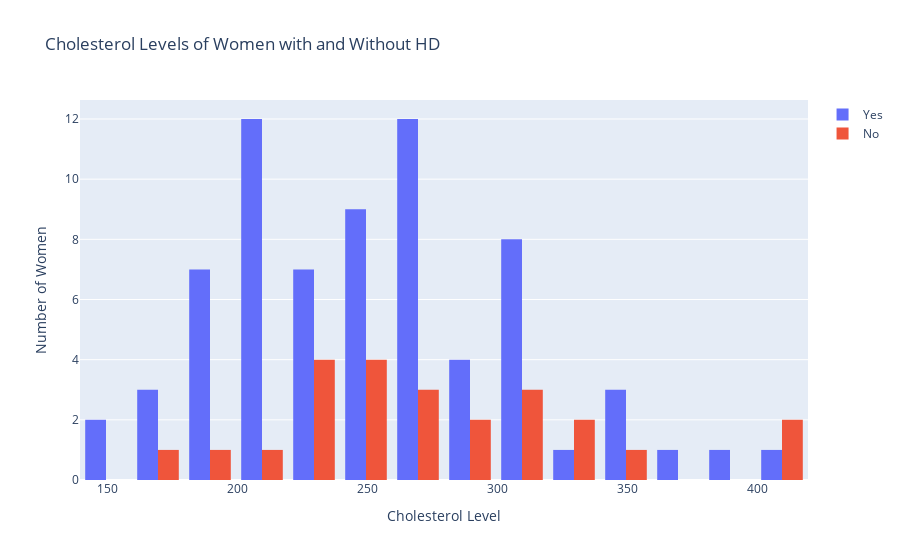

Notebook code for this chart:
### Code cell
fig = go.Figure()

fig.add_trace(go.Histogram(x = females_with_HD['chol'], name = 'Yes'))
fig.add_trace(go.Histogram(x = females_no_HD['chol'], name = 'No'))
fig.update_layout(
    title="Cholesterol Levels of Women with and Without HD",
    xaxis_title="Cholesterol Level",
    yaxis_title="Number of Women")


fig.show()

### Figure 1 — Plotly figure (JSON) as saved in the notebook; plotly's stock layout.template omitted (floating-point values rounded to 4 significant figures)
{"data": [{"name": "Yes", "type": "histogram", "x": [204, 354, 294, 275, 283, 219, 340, 226, 239, 302, 417, 198, 177, 304, 269, 360, 308, 264, 216, 234, 256, 141, 252, 303, 265, 183, 234, 209, 213, 250, 318, 265, 214, 248, 288, 160, 394, 195, 211, 236, 244, 254, 325, 313, 215, 204, 243, 303, 268, 267, 199, 210, 277, 196, 269, 201, 271, 306, 269, 178, 295, 209, 223, 197, 242, 240, 149, 278, 220, 197, 342]}, {"name": "No", "type": "histogram", "x": [268, 225, 330, 305, 164, 258, 307, 341, 263, 407, 288, 249, 409, 294, 244, 228, 269, 327, 319, 205, 225, 197, 241, 236]}], "layout": {"title": {"text": "Cholesterol Levels of Women with and Without HD"}, "xaxis": {"title": {"text": "Cholesterol Level"}}, "yaxis": {"title": {"text": "Number of Women"}}}}
